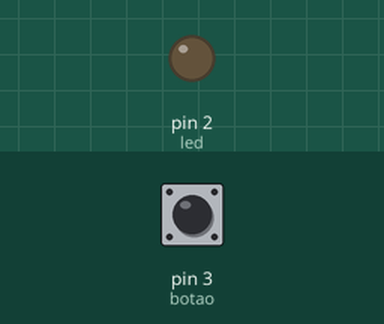
The sketch below on a simulated Arduino Uno, built with avr-gcc and run on an emulated ATmega328P. On the bench: output pins drawn as LEDs (lit = HIGH). Inputs (shaded band) come from the test bench; at power-on: pin 3 (botao) HIGH.

Above: at 1.2 s.
1.3 s: pin 3 (botao) pulled LOW for 0.15 s
At 2.1 s:
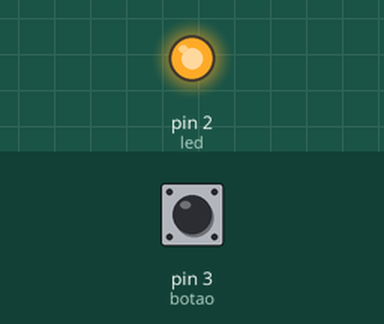
Timing chart, 0 to 7.8 s (numbered marks = the images above; inputs shaded):
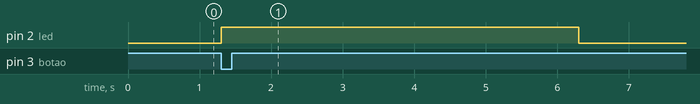

Measured:
- after the input at 1.3 s, pin 2 (led): LOW → HIGH at once, → LOW 5.0 s later

The sketch:

Temporizador.ino
```cpp
const int botao = 3;
const int led = 2;

unsigned long inicio = 0;
bool ligado = false;

bool ultimoBotao = HIGH;

void setup() {
  pinMode(botao, INPUT_PULLUP);
  pinMode(led, OUTPUT);
}

void loop() {

  bool leitura = digitalRead(botao);

  // clique
  if (ultimoBotao == HIGH && leitura == LOW) {
    ligado = true;
    inicio = millis();
  }

  ultimoBotao = leitura;

  if (ligado) {
    digitalWrite(led, HIGH);

    if (millis() - inicio >= 5000) {
      ligado = false;
      digitalWrite(led, LOW);
    }
  }
}
```
